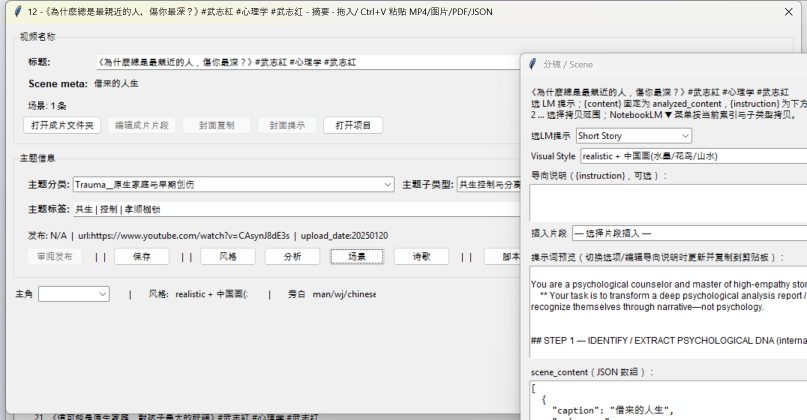
#> input picture hermes/scene_panel_open.png, 1614 x 839 px, found by its file name (shown at 1/2 size)
$ python locate_combos.py
#> lines starting #> are read from the running program, lines starting #| are printed output that depends on the picture; after the words box and inside, x2 and y2 are one past the last pixel; in counts of white or black regions, pixels touching at a corner belong together
import cv2, numpy as np
im = cv2.imread('hermes/scene_panel_open.png')
#> im is the input picture: shape (839, 1614, 3); mean B, G, R 233.1, 233.4, 233.5
g = cv2.cvtColor(im, cv2.COLOR_BGR2GRAY)
x0=1029; x1=1404
# Scan band y 250..400 for combobox fields: a horizontal run of near-uniform light fill with darker top/bottom border
band = im[250:400, x0:x1]
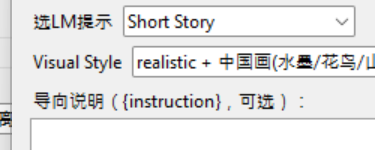
#> band: shape (150, 375, 3); mean B, G, R 228.8, 228.6, 228.8
bg2 = int(np.median(cv2.cvtColor(band,cv2.COLOR_BGR2GRAY)))
#> bg2 = 240
# detect field boxes via contour on inverted-threshold of the fill difference from bg
gray = cv2.cvtColor(band, cv2.COLOR_BGR2GRAY)
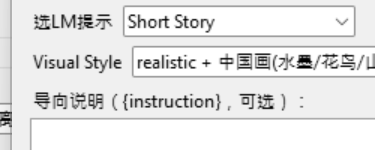
#> gray: shape (150, 375); min 0, max 255, mean 228.7
# A readonly combobox has a subtle 1px border ~ value 210 vs bg 240. Threshold edges.
edges = cv2.Canny(gray, 30, 100)
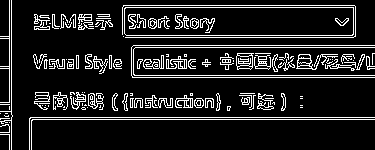
#> edges: shape (150, 375); 12.7% white in thin lines or dots
# dilate to connect
edges = cv2.dilate(edges, np.ones((2,3),np.uint8), iterations=1)
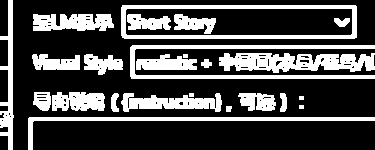
#> edges: shape (150, 375); 28.6% white; 24 white regions
cnts,_ = cv2.findContours(edges, cv2.RETR_EXTERNAL, cv2.CHAIN_APPROX_SIMPLE)
#> cnts = 21 contours, 4 with area under 20; largest, box (x1, y1, x2, y2) and area: (121, 5, 357, 39) 7748, (219, 53, 375, 73) 2065, (130, 45, 375, 79) 1572, (28, 117, 375, 150) 1156, (121, 93, 222, 112) 1033
rects=[]
for c in cnts:
    x,y,w,h = cv2.boundingRect(c)
    # field is wide (panel width ~375), short height ~24-30
    if w>250 and 18<h<40:
        rects.append((x, 250+y, w, h))
#> this loop made 21 passes
#> (x, y, w, h) on passes 1, 2, 5, 6, 8, 9, 10, 11, 12, 14, 15, 16: (28, 117, 347, 33), (226, 106, 6, 6), (280, 93, 7, 19), (238, 93, 38, 18), (121, 93, 101, 19), (111, 93, 8, 19), (52, 92, 53, 19), (33, 92, 18, 19), (201, 59, 11, 9), (136, 54, 61, 16), (84, 54, 39, 21), (32, 54, 48, 16)
#> (c, x, y, w, h) on passes 3, 4, 7, 13: ([[299, 105], [299, 108], [303, 108], [303, 105]], 299, 105, 5, 4), ([[299, 96], [299, 99], [303, 99], [303, 96]], 299, 96, 5, 4), ([[189, 93], [189, 96], [193, 96], [193, 93]], 189, 93, 5, 4), ([[183, 54], [183, 57], [187, 57], [187, 54]], 183, 54, 5, 4)
#> after the loop, rects = [(28, 367, 347, 33)]
rects.sort(key=lambda r:r[1])
print("candidate combobox field boxes (localx, physy, w, h):")
for r in rects:
    print("  ", r, "center_y=", r[1]+r[3]//2)
#> this loop made 1 pass
#|    (28, 367, 347, 33) center_y= 383
cv2.imwrite('hermes/combo_fields.png', band)
print("saved hermes/combo_fields.png")
